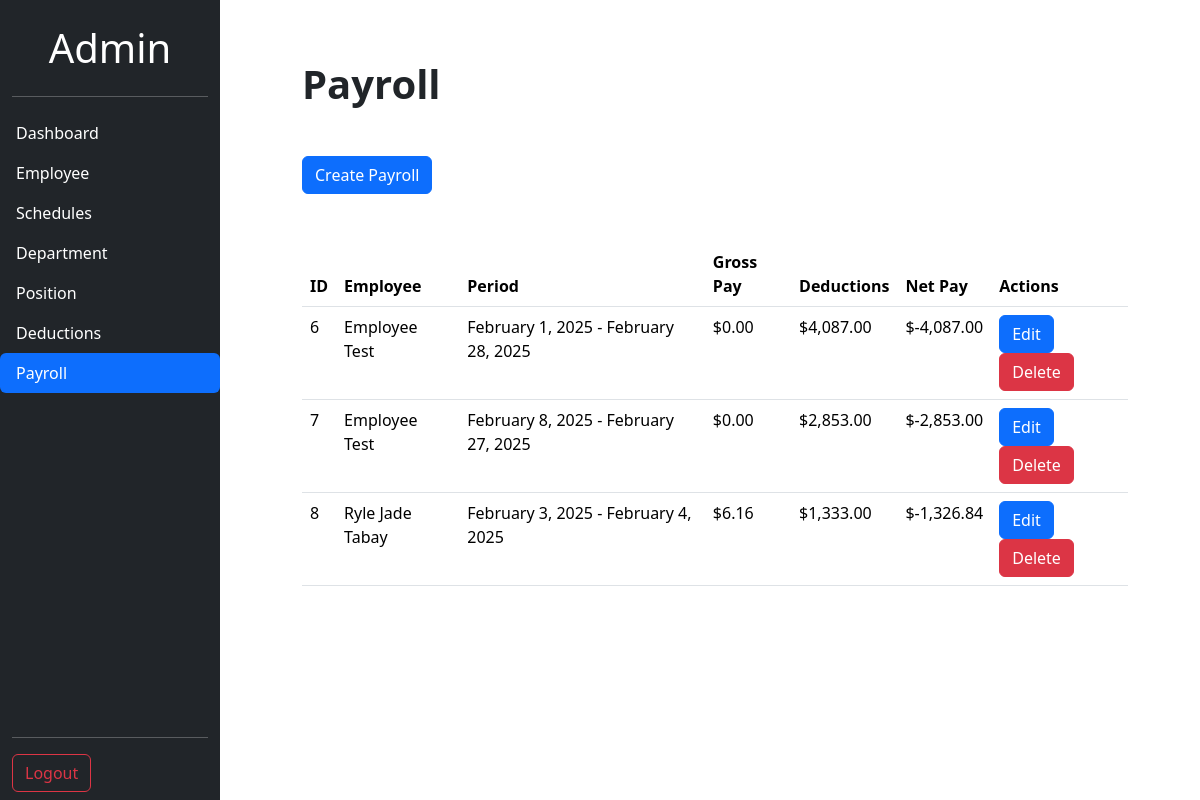
The app's page /Admin-Panel/payroll.php with its own data.
### tables this page shows
CREATE TABLE `payroll` (
  `pay_id` int(11) NOT NULL,
  `employee_id` int(11) NOT NULL,
  `pay_period_start` date NOT NULL,
  `pay_period_end` date NOT NULL,
  `gross_pay` decimal(10,2) NOT NULL,
  `total_deductions` decimal(10,2) NOT NULL,
  `net_pay` decimal(10,2) NOT NULL,
  `payment_date` date NOT NULL
);

CREATE TABLE `employees` (
  `employee_id` int(11) NOT NULL,
  `employee_name` varchar(100) NOT NULL,
  `employee_email` varchar(100) NOT NULL,
  `employee_password` varchar(255) NOT NULL,
  `hire_date` date NOT NULL,
  `position_id` int(11) NOT NULL,
  `schedule_id` int(11) DEFAULT NULL
);

### Admin-Panel/payroll.php (the view, shortened to what this page needs)
<?php
require '../includes/payroll.inc.php';
try {
  $stmt = $pdo->query("
      SELECT
          p.pay_id,
          p.employee_id,
          p.pay_period_start,
          p.pay_period_end,
          p.gross_pay,
          (SELECT COALESCE(SUM(d.deduction_value), 0)
           FROM PayrollDeductions pd
           JOIN Deductions d ON pd.deduction_id = d.deduction_id
           WHERE pd.pay_id = p.pay_id) AS total_deductions,
          e.employee_name
      FROM Payroll p
      JOIN Employees e ON p.employee_id = e.employee_id
  ");
  $payrolls = $stmt->fetchAll(PDO::FETCH_ASSOC);
} catch (PDOException $e) {
  $_SESSION['error'] = "Error fetching payroll data: " . $e->getMessage();
}
?>
<!DOCTYPE html>
<html lang="en">
<head>
  <link
    href="https://cdn.jsdelivr.net/npm/bootstrap@5.3.3/dist/css/bootstrap.min.css"
    rel="stylesheet"
 />
  <link rel="stylesheet" href="Styles/general.css" />
  <link rel="stylesheet" href="Styles/info.css" />
</head>
<body>
  <div
    class="d-flex flex-column position-fixed bot bg-dark vh-100 top-0 start-0"
    style="width: 220px">
    <div class="container-fluid text-center">
      <h1 class="text-white text-center mt-4">Admin</h1>
    </div>
    <div class="container">
      <hr class="text-white" />
    </div>
    <ul class="nav nav-pills flex-column mb-auto text-white">
      <li class="nav-item">
        <a class="nav-link text-start text-white" href="../Admin-Panel/dashboard.php"> Dashboard</a>
      </li>
      <li class="nav-item items">
        <a class="nav-link text-white" href="../Admin-Panel/employee.php"> Employee</a>
      </li>
      <li class="nav-item items">
        <a class="nav-link text-white" href="../Admin-Panel/schedules.php"> Schedules</a>
      </li>
      <li class="nav-item items">
        <a class="nav-link text-white" href="../Admin-Panel/department.php"> Department</a>
      </li>
      <li class="nav-item items">
        <a class="nav-link text-white" href="../Admin-Panel/position.php"> Position</a>
      </li>
      <li class="nav-item items">
        <a class="nav-link text-white" href="../Admin-Panel/deductions.php"> Deductions</a>
      </li>
      <li class="nav-item items">
        <a class="nav-link text-white active" href="../Admin-Panel/payroll.php"> Payroll</a>
      </li>
    </ul>
    <div class="container">
      <hr class="text-white" />
    </div>
    <div class="container mb-2">
      <a class="btn btn-outline-danger" href="../includes/logout.inc.php">Logout</a>
    </div>
  </div>
  <div class="container">
    <h1 class="mb-5"><strong>Payroll</strong></h1>
  </div>
  <div class="container">
    <button type="button" class="btn btn-primary" data-bs-toggle="modal" data-bs-target="#create-payroll">Create Payroll</button>
    <table class="table mt-5">
      <thead>
        <tr>
          <th>ID</th>
          <th>Employee</th>
          <th>Period</th>
          <th>Gross Pay</th>
          <th>Deductions</th>
          <th>Net Pay</th>
          <th>Actions</th>
        </tr>
      </thead>
      <tbody>
        <?php foreach ($payrolls as $payroll): ?>
          <tr>
            <td><?= $payroll['pay_id'] ?></td>
            <td><?= $payroll['employee_name'] ?></td>
            <td>
              <?= date('F j, Y', strtotime($payroll['pay_period_start'])) ?> -
              <?= date('F j, Y', strtotime($payroll['pay_period_end'])) ?>
            </td>
            <td>$<?= number_format($payroll['gross_pay'], 2) ?></td>
            <td>
              <?php
              $stmt = $pdo->prepare("SELECT SUM(d.deduction_value)
                                          FROM PayrollDeductions pd
                                          JOIN Deductions d ON pd.deduction_id = d.deduction_id
                                          WHERE pd.pay_id = ?");
              $stmt->execute([$payroll['pay_id']]);
              $totalDeductions = $stmt->fetchColumn() ?: 0;
              ?>
              $<?= number_format($totalDeductions, 2) ?>
            </td>
            <td>
              $<?= number_format(($payroll['gross_pay'] - $totalDeductions), 2) ?>
            </td>
            <td>
              <button type="button" class="btn btn-primary" data-bs-toggle="modal" data-bs-target="#edit-payroll-<?= $payroll['pay_id'] ?>">Edit</button>
              <a href="../includes/payroll.inc.php?delete=<?= $payroll['pay_id'] ?>" class="btn btn-danger" onclick="return confirm('Confirm deletion?')">Delete</a>
            </td>
          </tr>
        <?php endforeach; ?>
      </tbody>
    </table>
  </div>
</body>
</html>

### Admin-Panel/Styles/general.css (style rules this page uses)
body { background-color: rgb(255, 255, 255); margin: 0; padding-top: 60px; padding-left: 290px; padding-bottom: 60px; padding-right: 60px; }
.items { background-color: rgb(33, 37, 41); transition: background-color 0.15s; }

### records on screen
payroll: pay_id "6", employee.employee_name "Employee Test", pay_period_start "February 1, 2025", pay_period_end "February 28, 2025", gross_pay "0.00", totalDeductions "4,087.00", gross_pay "-4,087.00"
payroll: pay_id "7", employee.employee_name "Employee Test", pay_period_start "February 8, 2025", pay_period_end "February 27, 2025", gross_pay "0.00", totalDeductions "2,853.00", gross_pay "-2,853.00"
payroll: pay_id "8", employee.employee_name "Ryle Jade Tabay", pay_period_start "February 3, 2025", pay_period_end "February 4, 2025", gross_pay "6.16", totalDeductions "1,333.00", gross_pay "-1,326.84"
